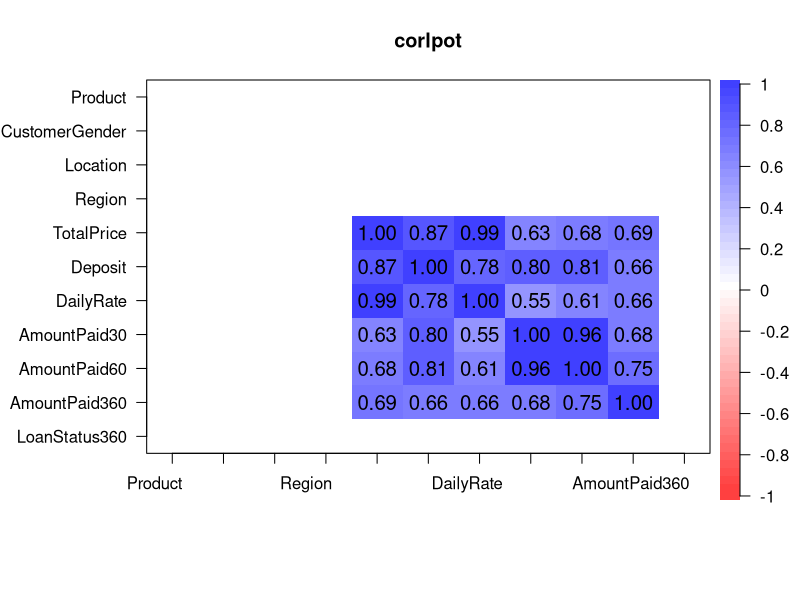

Reproduce this figure in R. (Note: this script raises an error after producing the figure.)
## ---- chunk 1
#Import relevant packages
library(stats)
library(psych) 
## ---- chunk 2
#loading dataset
setwd('E:/Documents/Reinp/GitHub Respositories/Loan_Prediction-with-RStudio')
ds_asses<-read.table('Data Science assessment.csv', header=TRUE,sep=",")
#ds_asses[,-14]  #Reads only the required columns in csv
View(ds_asses)
attach(ds_asses)
## ---- chunk 3
#summary statistics
names(ds_asses) #display variable names
summary(ds_asses) #summarizes the dataset
describe(ds_asses) 
## ---- chunk 4
#learn more about the dataset
help(ds_asses)
??ds_asses
str(ds_asses)
class(ds_asses)
typeof(ds_asses) 
length(ds_asses) 
#attributes(ds_asses) #columnnames(ds_asses), class(ds_asses), row.names(ds_asses)
## ---- chunk 5
#distribution of input variables
table(ds_asses$LoanStatus360)
table(ds_asses$CustomerGender)
table(ds_asses$Product)
table(ds_asses$Region)
table(ds_asses$DailyRate)
table(ds_asses$TotalPrice)
table(ds_asses$Deposit)
## ---- chunk 6
#unique values per column
unique(ds_asses$ DailyRate)
unique(ds_asses$ TotalPrice)
unique(ds_asses$ Deposit)
unique(ds_asses$ TotalDays)
## ---- chunk 7
# Distribution of LoanStatus360 accross input variables 
tabLoanStatus360gender <- xtabs(~LoanStatus360+CustomerGender,data= ds_asses)
tabLoanStatus360gender
tabLoanStatus360product <- xtabs(~LoanStatus360+Product,data= ds_asses)
tabLoanStatus360product
tabLoanStatus360region <- xtabs(~LoanStatus360+Region,data= ds_asses)
tabLoanStatus360region
tabLoanStatus360deposit <- xtabs(~LoanStatus360+Deposit,data= ds_asses)
tabLoanStatus360deposit
tabLoanStatus360dailyrate <- xtabs(~LoanStatus360+DailyRate,data= ds_asses)
tabLoanStatus360dailyrate
tabLoanStatus360totalprice <- xtabs(~LoanStatus360+TotalPrice,data= ds_asses)
tabLoanStatus360totalprice
## ---- chunk 8
#convert categorical variables to integer data types for regression purpose
ds_asses [,1]=as.integer(ds_asses [,1])
is.factor(ds_asses [,1])
is.integer(ds_asses [,1])
is.character(ds_asses [,1])
ds_asses [,2]=as.integer(ds_asses [,2])-1
is.factor(ds_asses [,2])
is.integer(ds_asses [,2])
is.character(ds_asses [,2])
ds_asses [,3]=as.integer(ds_asses [,3])
is.factor(ds_asses [,3])
is.integer(ds_asses [,3])
is.character(ds_asses [,3])
ds_asses [,4]=as.integer(ds_asses [,4])
is.factor(ds_asses [,4])
is.integer(ds_asses [,4])
is.character(ds_asses [,4])
ds_asses [,13]=as.integer(ds_asses [,13])-1
is.factor(ds_asses [,13])
is.integer(ds_asses [,13])
is.character(ds_asses [,13])
View(ds_asses)
## ---- chunk 9
cor_ds_asses1 <- cor(ds_asses [, c("Product", "CustomerGender", "Location", 
"Region" ,"TotalPrice", "Deposit", "DailyRate", "TotalDays", "AmountPaid30", 
"AmountPaid60", "AmountPaid360", "LoanStatus360")])
cor_ds_asses1

#Drop TotalDays column as it is not correlated with the rest of the columns
cor_ds_asses <- round(cor(ds_asses [, c("Product", "CustomerGender", "Location", 
"Region" ,"TotalPrice", "Deposit", "DailyRate", "AmountPaid30", "AmountPaid60", 
"AmountPaid360", "LoanStatus360")]),2)
cor_ds_asses
## ---- chunk 10
# we create a heatmap to visualize correlations

cor.plot((ds_asses [, c("Product", "CustomerGender", "Location", "Region" ,
"TotalPrice", "Deposit", "DailyRate", "AmountPaid30", "AmountPaid60",
"AmountPaid360", "LoanStatus360")]),numbers=TRUE,main="corlpot")

#or

# Get lower triangle of the correlation matrix
  get_lower_tri <- function(cor_ds_asses){
    cor_ds_asses[upper.tri(cor_ds_asses)]<- NA
    return(cor_ds_asses)
  }
lower_tri <- get_lower_tri(cor_ds_asses)
lower_tri

# Get upper triangle of the correlation matrix
  get_upper_tri <- function(cor_ds_asses){
    cor_ds_asses[lower.tri(cor_ds_asses)]<- NA
    return(cor_ds_asses)
  }
upper_tri <- get_upper_tri(cor_ds_asses)
upper_tri

# Reorder the correlation matrix
reorder_cor_ds_asses <- function(cor_ds_asses){
# Use correlation between variables as distance
dd <- as.dist((1-cor_ds_asses)/2)
hc <- hclust(dd)
cor_ds_asses <-cor_ds_asses[hc$order, hc$order]
}
cor_ds_asses <- reorder_cor_ds_asses(cor_ds_asses)
# Melt the correlation matrix
library(reshape2)

melted_cor_ds_asses <- melt(upper_tri, na.rm = TRUE)

library(ggplot2)
ggplot(data = melted_cor_ds_asses, aes(Var2, Var1, fill = value))+
 geom_tile(color = "white")+ 
 scale_fill_gradient2(low = "blue", high = "red", mid = "green", 
   midpoint = 0, limit = c(-1,1), space = "Lab", 
   name="Pearson\nCorrelation") +
  theme_minimal()+ 
 theme(axis.text.x = element_text(angle = 45, vjust = 1, 
    size = 12, hjust = 1))+
 coord_fixed()
## ---- chunk 11
#additive model investigates only the main effects of predictors. 
#It assumes that the relationship between a given predictor variable 
#and the outcome is independent of the other predictor variables

#From the correlation table, we see that the AmountPaid360 is most 
#strongly correlated with AmountPaid60. But in addition, we also see that 
#TotalPrice and Deposit are positively correlated. 

#We want to compute the association of the outcome variable AmountPaid360 
#with each predictor while adjusting for the effect of the remaining predictors. 

#Both the multivariate regression and the correlation measure how strongly 
#the features are associated with the outcome (AmountPaid360). When comparing 
#the regression coefficients with the correlation coefficients, we will see 
#that they are slightly different.Ccorrelation computes bivariate relationship 
#between the outcome variable and a single predictor (ignoring all other 
#predictors) while a multiple regression asks if that predictor is related 
#to the outcome after controlling for all the other predictors in the model.

mlm1a <- lm(AmountPaid360 ~ Product + CustomerGender + Location + Region 
+ TotalPrice + Deposit + DailyRate + AmountPaid30 + AmountPaid60, 
data=ds_asses) #multivariate regression
summary(mlm1a)
## ---- chunk 12
#DropDailyRate
mlm2a <- lm(AmountPaid360 ~ Product + CustomerGender + Location + 
Region + TotalPrice + Deposit + AmountPaid30 + AmountPaid60, 
data=ds_asses) #multivariate regression
summary(mlm2a)

#Observed value in data is 13621
newdata <- data.frame(Product =2,  CustomerGender=1, Location=109, 
Region=11, TotalPrice=16600, Deposit=2000, AmountPaid30=3121, 
AmountPaid60=4241)
p <- predict(mlm2a, newdata, interval="confidence")
p

## ---- chunk 13
#Drop Location does not contribute to the model
mlm3a <- lm(AmountPaid360 ~ Product + CustomerGender + Region + 
TotalPrice + Deposit + AmountPaid30 + AmountPaid60, data=ds_asses) 
#multivariate regression
summary(mlm3a)

#Observed value in data is 13621
newdata1 <- data.frame(Product=2, CustomerGender=1, Region=11, 
TotalPrice=16600, Deposit=2000, AmountPaid30=3121, AmountPaid60=4241)
p1 <- predict(mlm3a, newdata1, interval="confidence")
p1
## ---- chunk 14
#Drop Product does not contribute to the model
#Final Model
mlm4a <- lm(AmountPaid360 ~ CustomerGender + Region + TotalPrice + 
Deposit + AmountPaid30 + AmountPaid60, data=ds_asses) 
#multivariate regression
summary(mlm4a)

#Observed value in data is 13621
newdata2 <- data.frame(CustomerGender=1, Region=11, TotalPrice=16600, 
Deposit=2000, AmountPaid30=3121, AmountPaid60=4241)
p2 <- predict(mlm4a, newdata2, interval="confidence")
p2

sigma(mlm4a) # Residual Standard Error (RSE). The lower the RSE, the more 
#accurate the model (on the data in hand).
sigma(mlm4a)/mean(ds_asses$AmountPaid360) #The error rate
coefficients(mlm4a) # model coefficients
confint(mlm4a, level=0.95) # CIs for model parameters
anova(mlm4a) # anova table
vcov(mlm4a) # covariance matrix for model parameters
## ---- chunk 15
#fitted(mlm4a) # predicted values
## ---- chunk 16
#residuals(mlm4a) # residuals
## ---- chunk 17
#influence(mlm4a) # regression diagnostics $hat $coefficients $sigma 
#$wt. residuals
## ---- chunk 18
#Accuracy of the final model with Actual vs Predicted
plot(fitted(mlm4a), ds_asses$AmountPaid360, 
     ylab="Actual", xlab="Predicted", 
     main="AmountPaid360")

#Accuracy of the final model with Residual vs Predicted
#positive values for the residual (on the y-axis) mean the prediction 
#was too low, and negative values mean the prediction was too high; 
#0 means the guess was exactly correct.
plot(fitted(mlm4a), residuals(mlm4a), 
     ylab="Residuals", xlab="Predicted", 
     main="AmountPaid360")
abline(0,0)
## ---- chunk 19

#The final multiple regression model equation can be written as AmountPaid360 =
#-643.7088144 + 150.3377772*CustomerGender + 29.2051094*Region + 
#0.4946036*TotalPrice - 1.0720393*Deposit - 1.1353656*AmountPaid30 + 
#2.5102698*AmountPaid60.


#The overall quality of the model can be assessed by examining the R-squared (R2) 
#and Residual Standard Error (RSE).

#R2 represents the correlation coefficient between the observed values of the 
#outcome variable (y) and the predicted values of y. For this reason, the value of 
#R will always be positive and will range from zero to one. R2 represents the 
#proportion of variance, in the outcome variable y, that may be predicted by 
#knowing the value of the x variables. An R2 value close to 1 indicates that the 
#model explains a large portion of the variance in the outcome variable. Problem 
#with the R2, is that, it will always increase when more variables are added to 
#the model, even if those variables are only weakly associated with the response. A 
#solution is to adjust the R2 by taking into account the number of predictor variables.

#The adjusted R2 = 0.6527, meaning that “65.27% of the variance in the measure of 
#AmountPaid360 can be predicted by CustomerGender, Region, TotalPrice, Deposit,  
#AmountPaid30 and AmountPaid60.
#In our multiple regression model, the RSE is 3934.305 corresponding to 26.8% error rate.
## ---- chunk 20
#Classification model to predict LoanStatus360
ds_asses1 <- ds_asses [, c("Product", "CustomerGender", "Location", "Region" ,
"TotalPrice", "Deposit", "DailyRate", "AmountPaid30", "AmountPaid60", 
"LoanStatus360")]

# see the stucture
head(ds_asses1)
tail(ds_asses1)

#1.Shuffle your data
#From the head and tail output, you can see if the data is shuffled or not. 
#If not shuffled it will be a big issue! When you will split your data between 
#a train set and test set, you will select only loanstatus 0 and 1 (No 2 are in 
#the top 80 percent of the observations), which means the algorithm will never see 
#the features of 2. This mistake will lead to poor prediction.

shuffle_index <- sample(1:nrow(ds_asses1)) #Generate a random list of index from 
#1 to 9195
head(shuffle_index)
tail(shuffle_index)
ds_asses2 <- ds_asses1[shuffle_index, ]
head(ds_asses2)
tail(ds_asses2)

#2.Create a train and test set: You train the model on the train set and test the 
#prediction on the test set (i.e. unseen data)

#Split the data 80/20, 80 percent of the data serves to train the model, and 20 
#percent to make predictions

#Function to create two separate data frames. You don't want to touch the test set 
#until you finish building your model

create_train_test <- function(data, size = 0.8, train = TRUE) #Add the arguments in 
  #the function
  {
    n_row = nrow(data) #Count number of rows in the dataset
    total_row = size * n_row #Return the nth row to construct the train set
    train_sample <- 1: total_row #Select the first row to the nth rows
    if (train == TRUE) {
        return (data[train_sample, ]) #If condition sets to true, return the 
      #train set, else the test set
    } else {
        return (data[-train_sample, ])
    }
}

data_train <- create_train_test(ds_asses2, 0.8, train = TRUE)
data_test <- create_train_test(ds_asses2, 0.8, train = FALSE)
dim(data_train)
dim(data_test)

#Verify Randomization Process
prop.table(table(data_train$CustomerGender))
prop.table(table(data_test$CustomerGender))

#3.Buildthemodel

library(rpart)
fit <- rpart(LoanStatus360~., data = data_train, method = 'class')
fit


#4.Make a Prediction

predict_unseen <-predict(fit, data_test, type = 'class')
table_mat <- table(data_test$LoanStatus360, predict_unseen)
table_mat

library(gmodels)
#understand the relationship of the classes of your test data related to your model 
CrossTable(x = data_test$LoanStatus360, y = predict_unseen, prop.chisq=FALSE)

#5.MeasurePerfomance
#compute an accuracy measure for classification task with the confusion matrix. The
#general idea is to count the number of times True instances are classified as False.

accuracy_Test <- sum(diag(table_mat)) / sum(table_mat)
print(paste('Accuracy for test', accuracy_Test))

## ---- chunk 21
#Knn Classification model to predict LoanStatus360

# see the stucture
head(ds_asses1)
tail(ds_asses1)

# Division of `LoanStatus360`
table(ds_asses1$LoanStatus360) 

# Percentual division of `LoanStatus360`
round(prop.table(table(ds_asses1$LoanStatus360)) * 100, digits = 2)

##Generate a random number that is 70% of the total number of rows in dataset.
 ran <- sample(1:nrow(ds_asses1), 0.7 * nrow(ds_asses1))

##the normalization function is created
 nor <-function(x) { (x -min(x))/(max(x)-min(x))   }
 
 ##Run nomalization on predictor coulumns of dataset
 ds_asses1_norm <- as.data.frame(lapply(ds_asses[,c("Product", "CustomerGender",
 "Location", "Region" ,"TotalPrice", "Deposit", "DailyRate", "AmountPaid30", 
 "AmountPaid60")], nor))
 summary(ds_asses1_norm)
 
 ##extract training set
ds_asses1_train <- ds_asses1_norm[ran,]
##extract testing set
ds_asses1_test <- ds_asses1_norm[-ran,]

dim(ds_asses1_train)
dim(ds_asses1_test)


#Verify Randomization Process
prop.table(table(ds_asses1_train$Product))
prop.table(table(ds_asses1_test$Product))
prop.table(table(ds_asses1_train$CustomerGender))
prop.table(table(ds_asses1_test$CustomerGender))

##extract 10th column of train dataset because it will be used as 'cl' argument 
#in knn function.
ds_asses1_target_category <- ds_asses1[ran,10]

 ##extract 10th column if test dataset to measure the accuracy
 ds_asses1_test_category <- ds_asses1[-ran,10]
 
 ##load the package class
 library(class)
 
 #To choose the appropiate number of k, the most widely used method is to do the 
 #square root of the rows

sqrt(nrow(ds_asses1))

##run knn function
 prk <- knn(ds_asses1_train,ds_asses1_test,cl=ds_asses1_target_category,k=96,prob = TRUE)
 
#check the extent inside the knn model.

prk.prob <- attr(prk, "prob")
head(prk)
head(prk.prob)

#understand the relationship of the classes of your test data relate to your model 
CrossTable(x = ds_asses1_test_category, y = prk, prop.chisq=FALSE)

 ##create confusion matrix
 tabc <- table(prk,ds_asses1_test_category)
 tabc
 
 ##this function divides the correct predictions by total number of predictions 
 #that tell us how accurate the model is.
 
 accuracy <- function(x){sum(diag(x)/(sum(rowSums(x)))) * 100}
 accuracy(tabc)
 
 #check which ‘K’ value will result in the most accurate model

i=1
k.optm=1
for (i in 1:96){
knn.mod <- knn(train=ds_asses1_train, test=ds_asses1_test, cl=ds_asses1_target_category, k=i)
k.optm[i] <- 100 * sum(ds_asses1_test_category == knn.mod)/NROW(ds_asses1_test_category)
k=i  
    cat(k,'=',k.optm[i],'\n')
}

# Maximum accuracy at k=12, after that, it seems increasing K increases the classification 
#but reduces success rate. It is worse to class LoanStatus360 as good when it is bad, 
#than it is to class LoanStatus360 as bad when it is good.

plot(k.optm, type = 'b', xlab="K- Value", ylab="Accuracy level")
## ---- chunk 22
#Challenges faced in building the models


#1. categorical data are too many. Focus more on collecting integer data type features like 
#the Amount of Income, size of the family, age, loan amount.
